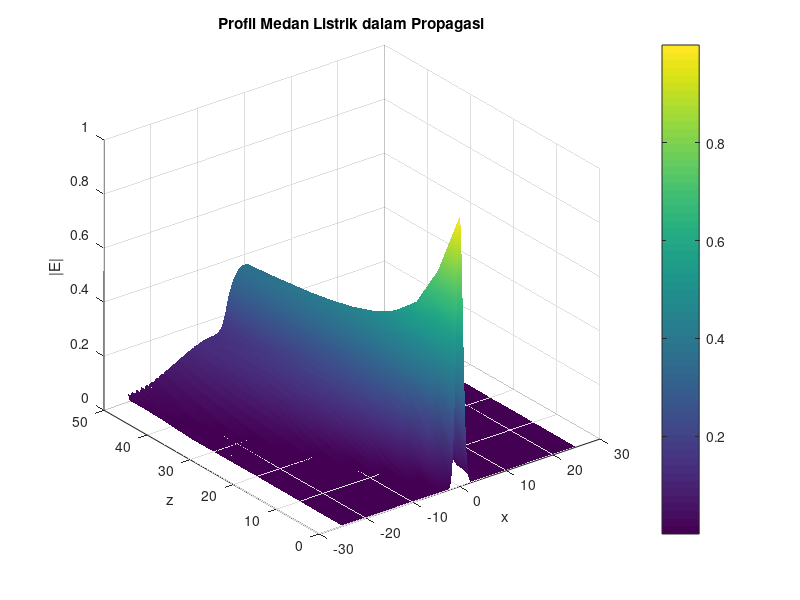

This chart was generated by the following MATLAB code:
clc; clear; close all;

% Parameter
wavelength = 1.5; % Panjang gelombang
k0 = 2 * pi / wavelength; % Nomor gelombang vakum
n0 = 1.49; % Indeks bias referensi
z_max = 50; % Nilai maks dari z
a = 1; % Nilai tebal core awal
b = 8; % Nilai tebal core akhir

% Koordinat Sistem
dz = 0.1; % Nilai diskritisasi z
Nx = 500; % Total grid x-nya
Lebar = 50;
dx= Lebar/Nx;
x = (-Nx/2:Nx/2-1) * dx;

% Definisikan Kx dan H untuk transformasi
kx= (2 * pi / dx) * ([0:Nx/2-1 -Nx/2:-1] / Nx);
H = exp(-1i * (kx.^2 ) * dz / (2 * k0 * n0)); % Difraksi

% Definisi profil awal medan
psi = exp(-(x.^2) / a^2);

% Beam Propagation Loop
z_values = 0:dz:z_max;
st=0; ip=0;
for z = z_values
 Wcore = a + ((b-a)/z_max) * z ; % Definisikan width core berdasarkan z
 n= n0+0.01*((x>=-(Wcore/2))&(x<=(Wcore/2))); % Definisi Indeks bias
 psi = ifft(fft(psi).*H);
 % Kalikan dengan Faktor Koreksi Indeks Bias
 psi = psi .* exp(1i * 0.5*k0/n0 * (n.^2 - n0^2) * dz);
 st = st+1; 
 % Untuk simpan state
 if mod(st,floor(length(z_values)/10)) == 1 
  ip = ip+1;
  Ep(ip,:) = psi;
  end
end

% Surface Plot
[X,Z] = meshgrid(x, linspace(0, z_max, ip)); % Buat grid untuk x dan z
surf(X, Z, abs(Ep)); % Plot surface 3D
shading interp
xlabel('x');
ylabel('z');
zlabel('|E|');
title('Profil Medan Listrik dalam Propagasi');
colorbar;
